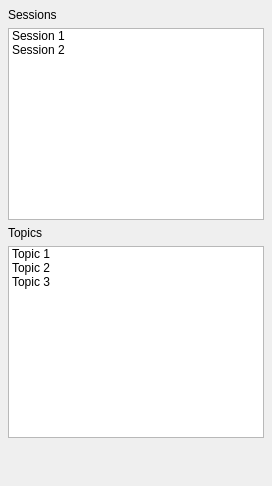
<?xml version="1.0" encoding="UTF-8"?>
<ui version="4.0">
 <class>ChatNavigationPanel</class>
 <widget class="QWidget" name="ChatNavigationPanel">
  <property name="minimumSize">
   <size><width>200</width><height>0</height></size>
  </property>
  <layout class="QVBoxLayout" name="mainLayout">
   <property name="leftMargin"><number>8</number></property>
   <property name="topMargin"><number>8</number></property>
   <property name="rightMargin"><number>8</number></property>
   <property name="bottomMargin"><number>8</number></property>
   <property name="spacing"><number>6</number></property>
   <item>
    <widget class="QLabel" name="sessionsLabel">
     <property name="text"><string>Sessions</string></property>
    </widget>
   </item>
   <item>
    <widget class="QListWidget" name="sessionList">
     <item><property name="text"><string>Session 1</string></property></item>
     <item><property name="text"><string>Session 2</string></property></item>
    </widget>
   </item>
   <item>
    <widget class="QLabel" name="topicsLabel">
     <property name="text"><string>Topics</string></property>
    </widget>
   </item>
   <item>
    <widget class="QListWidget" name="topicList">
     <item><property name="text"><string>Topic 1</string></property></item>
     <item><property name="text"><string>Topic 2</string></property></item>
     <item><property name="text"><string>Topic 3</string></property></item>
    </widget>
   </item>
   <item>
    <spacer name="bottomSpacer">
     <property name="orientation"><enum>Qt::Orientation::Vertical</enum></property>
     <property name="sizeHint" stdset="0">
      <size><width>20</width><height>40</height></size>
     </property>
    </spacer>
   </item>
  </layout>
 </widget>
 <layoutdefault spacing="6" margin="11"/>
 <resources/>
 <connections/>
</ui>
